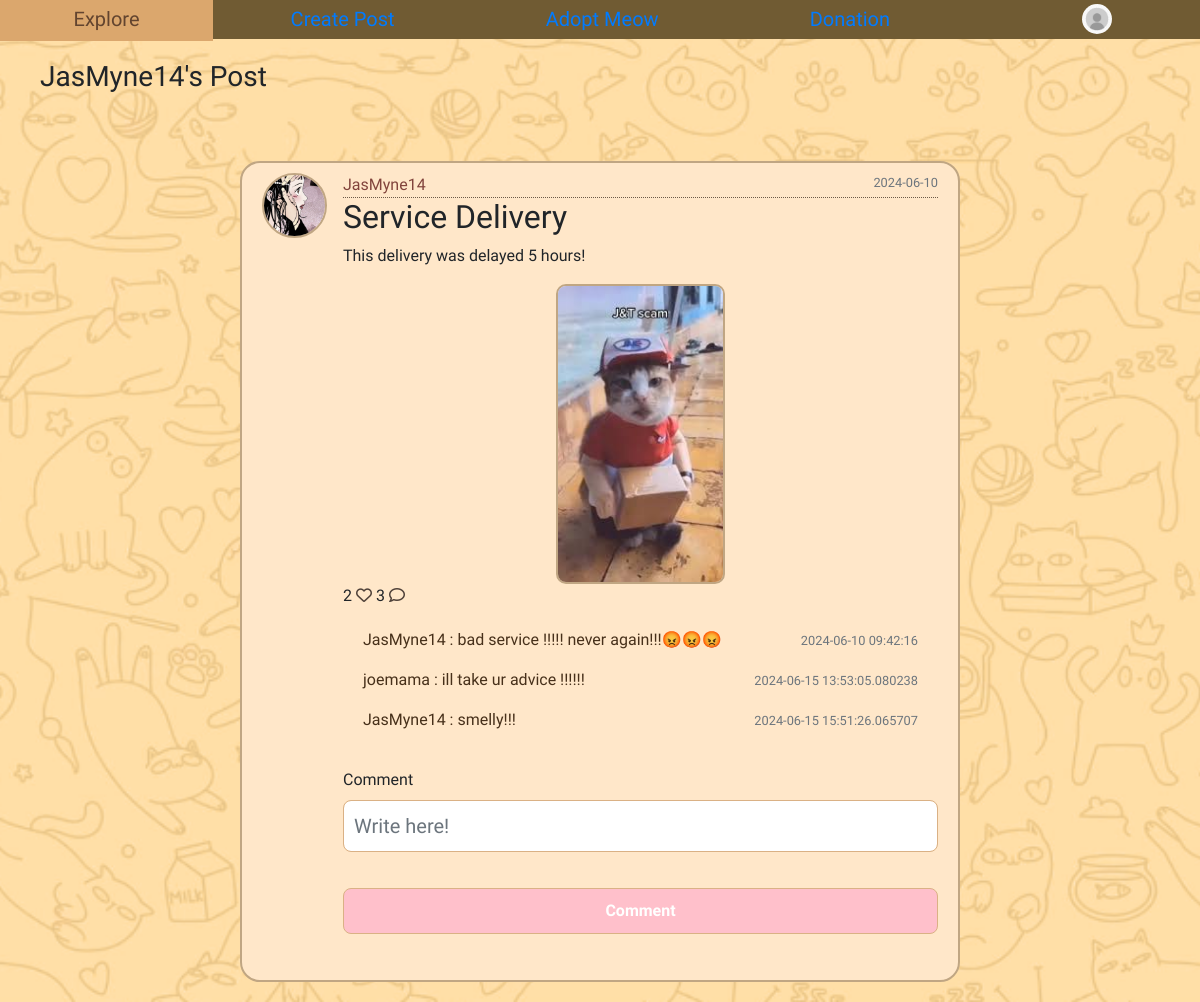
The app's page /4, older data.
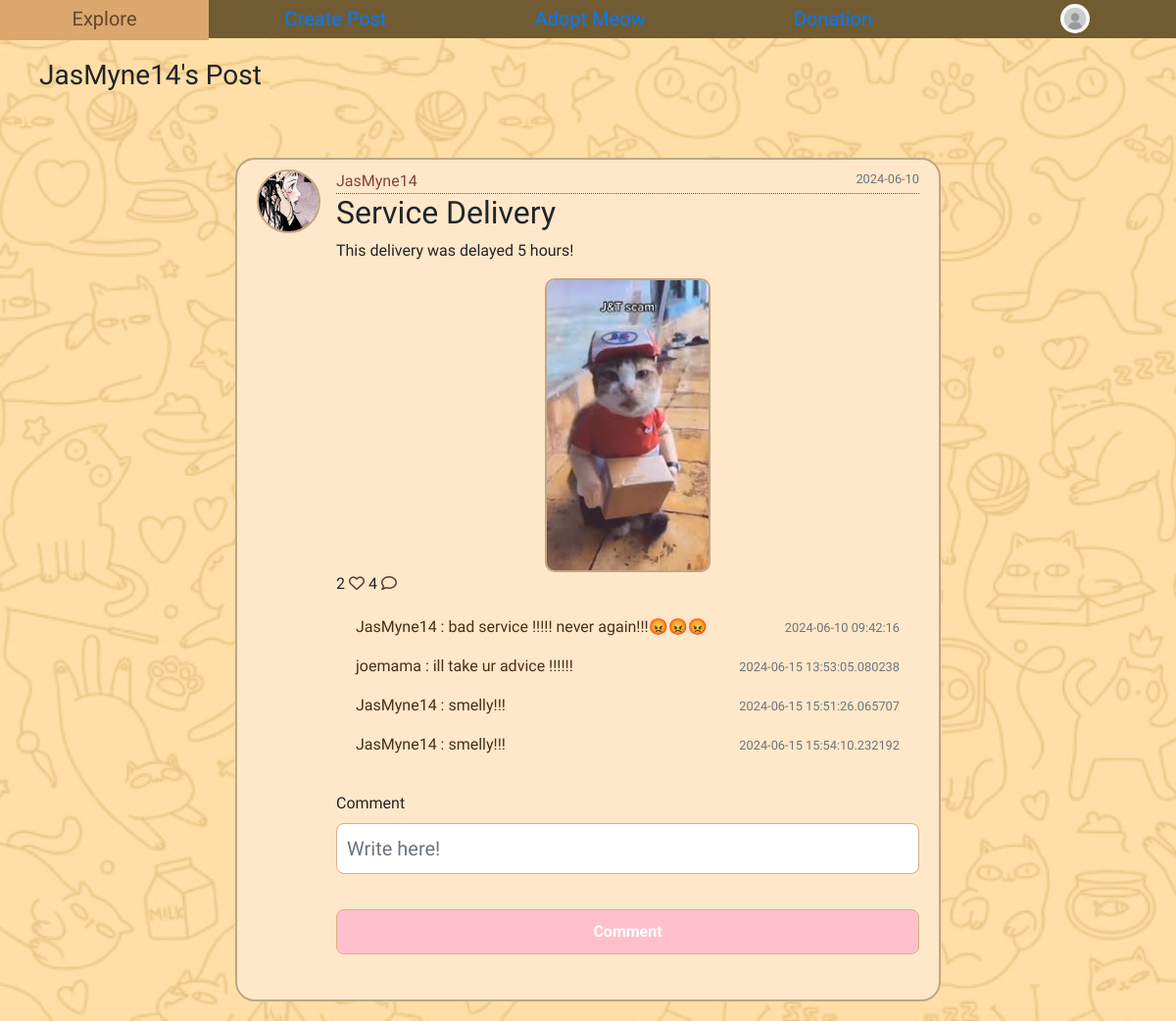
The same page, newer data.
### home/models.py (models this page shows, shortened)
class Comment(db.Model):
    id = db.Column(db.Integer, primary_key = True)
    text = db.Column(db.String(200), nullable=False)
    date = db.Column(db.DateTime(timezone=True), nullable=False, default=datetime.utcnow)
    user_id = db.Column(db.Integer, db.ForeignKey('user.id', ondelete='CASCADE'), nullable=False)
    post_id = db.Column(db.Integer, db.ForeignKey('post.id'), nullable=False)

class User(db.Model, UserMixin):
    id = db.Column(db.Integer, primary_key=True)
    fullname = db.Column(db.String(120), unique=True, nullable=False)
    email = db.Column(db.String(20), unique=True, nullable=False)
    username = db.Column(db.String(120), unique=True, nullable=False)
    password1 = db.Column(db.String(255), nullable=False)
    password2 = db.Column(db.String(255), nullable=False)
    state = db.Column(db.String(120), nullable=False)
    phonenumber = db.Column(db.String(20), unique=True, nullable=False)
    profile_pic = db.Column(db.String(255), nullable=True)
    unread_notification_count = db.Column(db.Integer, default=0)
    posts = db.relationship('Post', backref='author', lazy=True)
    comments = db.relationship('Comment', backref='author', lazy=True)
    likes = db.relationship('Like', backref='author', lazy=True)
    cats = db.relationship('Cat', backref='owner', lazy=True)
    adoption_notification = db.relationship('AdoptionNotification', backref='cat', lazy=True)

### home/views.py (the view)
@views.route('/<int:post_id>')
def post(post_id):
    profile_pic= url_for('static', filename='default.jpg')
    if current_user.is_authenticated and current_user.profile_pic is not None:
        profile_pic = url_for('static', filename='profile_pics/' + current_user.profile_pic)
    form = CommentForm()
    post = Post.query.get_or_404(post_id)
    comments = Comment.query.all()
    return render_template('post.html', title=post.title, post=post, form=form, comments=comments, profile_pic=profile_pic)

### home/forms.py
class CommentForm(FlaskForm):
    text = StringField('Comment', validators=[DataRequired()])
    submit = SubmitField('Comment')

### home/templates/post.html (shortened to what the changed rows need)
<!DOCTYPE html>
<html>
<head>
  <link rel="stylesheet" href="https://maxcdn.bootstrapcdn.com/bootstrap/4.0.0/css/bootstrap.min.css">
  <link rel='stylesheet' type='text/css' media='screen' href="{{url_for('static',filename='main.css')}}">
  <div class="navigation">
    <div class="topnav">
      <a href="/mainpage">Explore</a>
      <a href="/createpost">Create Post</a>
      <a href="/adoptmeow">Adopt Meow</a>
      <a href="/donation">Donation</a>
    </div>
  </div>
</head>
<body class="indvpost">
    <br />
    <div class="main">
        <article class="media content-section">
        <div class="media-body">
                <h2><a class="article-title">{{ post.title }}</a></h2>
                <div>
                    {{ post.likes|length }}
                    {% if current_user in post.likes|map(attribute="author")|list %}
                    <a href="/like-post/{{post.id}}"><i class="fa-sharp fa-solid fa-paw" style="color: #e0709b;"></i></a>
                  {% else %}
                  <a href="/like-post/{{post.id}}"><i class="fa-regular fa-heart" style="color: #4f4139;"></i></a>
                  {% endif %}
                  <span />
                  {{ post.comments|length }}
                  <a href="/{{post.id}}"><i class="fa-regular fa-comment" style="color: #4f4139;"></i></a>
                </div>
                <div class="text-body">
                    <div class="" id="comments-{{post.id}}">
                        <div class="card-body" id="comments-expanded-{{post.id}}">
                            {% for comment in post.comments %}
                            <div class="d-flex justify-content-between align-item-center">
                                <div>
                                    <p>{{comment.author.username}} :
                                    {{comment.text}}</p>
                                </div>
                                <div>
                                    <small class="text-muted">{{comment.date}}</small>
                                </div>
                            </div>
                            {% endfor %}
                        </div>
                    </div>
                </div>
            </div>
        </article>
    </div>
</body>
</html>

Row changes from the older to the newer data that the page shows:
added Comment: author.username "JasMyne14", text "smelly!!!", date "2024-06-15 15:54:10.232192"
Text that changed along with them:
{{ post.comments|length }}: "3" → "4"
